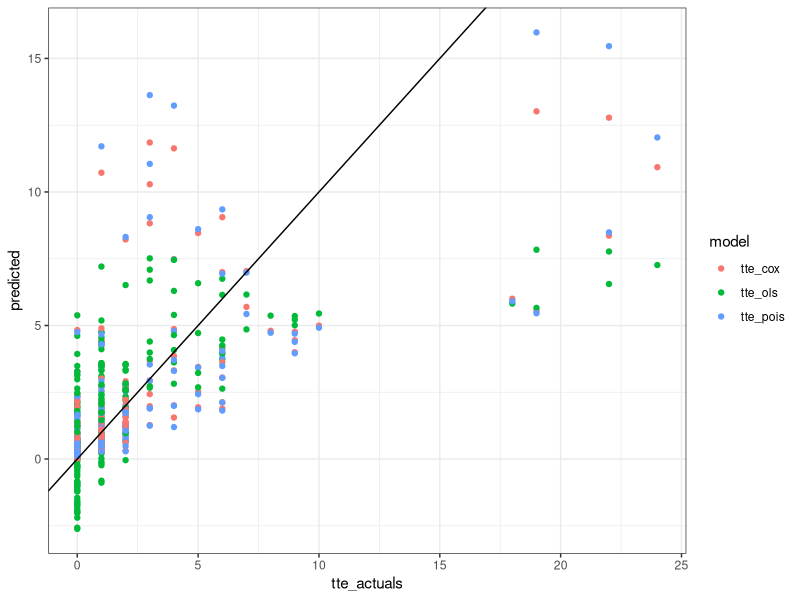

Write the R code that produced this figure.
### Example taken from
### Moore, Dirk. Applied Survival Analysis Using R. 2016
### Exampled expanded to compare expected event time
### Between Cox, OLS, and Poisson

library(survival)
library(tidyverse)
library(Metrics)

### Simulate some survival data (time to event)

set.seed(1)

nobs <- 3*60

age <- runif(nobs, 25, 85)

loghazard <- -4.5 + 0.06*age + 
  c(rep(0, nobs/3), rep(1, nobs/3), rep(2, nobs/3)
    )

time_to_event <- round(rexp(nobs, rate=exp(loghazard)),0)

status <- rep(1, nobs) ## no censoring

df <- data.frame(time=time_to_event,
                 status=status,
                 age=age,
                 category = factor(c(rep("urban", nobs/3),
                                     rep("suburban", nobs/3),
                                     rep("rural", nobs/3)),
                                   levels=c("urban", "suburban", "rural")
                                   )
                )

rm(age, loghazard, time_to_event, status)

summary(df)

### Cox Model

cox_mod <- coxph(Surv(time, status) ~ age + category, data=df)

summary(cox_mod)


## OLS Model

lm_mod <- lm(time ~ age + category, data=df)

summary(lm_mod)

## Poisson Model

pois_mod <- glm(time ~ age + category, data=df, family=poisson)

summary(pois_mod)

## Compare Time to Event

cox_surv_curves <- summary(survfit(cox_mod, newdata=df))

tte_cox <- cox_surv_curves$table[,"rmean"]
tte_ols <- predict(lm_mod)
tte_pois <- predict(pois_mod, type="response")
tte_actuals <- df$time

df_plot <- data.frame(tte_actuals=tte_actuals,
                      tte_cox=tte_cox,
                      tte_ols=tte_ols,
                      tte_pois=tte_pois)

df_plot_longer <- pivot_longer(df_plot, -tte_actuals, values_to="predicted",
                               names_to="model")

ggplot(df_plot_longer, aes(x=tte_actuals, y=predicted, color=model)) +
  geom_point() +
  geom_abline(intercept = 0, slope = 1) +
  theme_bw()

## Compare MSE

lapply(list(tte_cox=tte_cox, tte_ols=tte_ols, tte_pois=tte_pois), function(x) {
  Metrics::mse(actual=tte_actuals, predicted=x)
})
